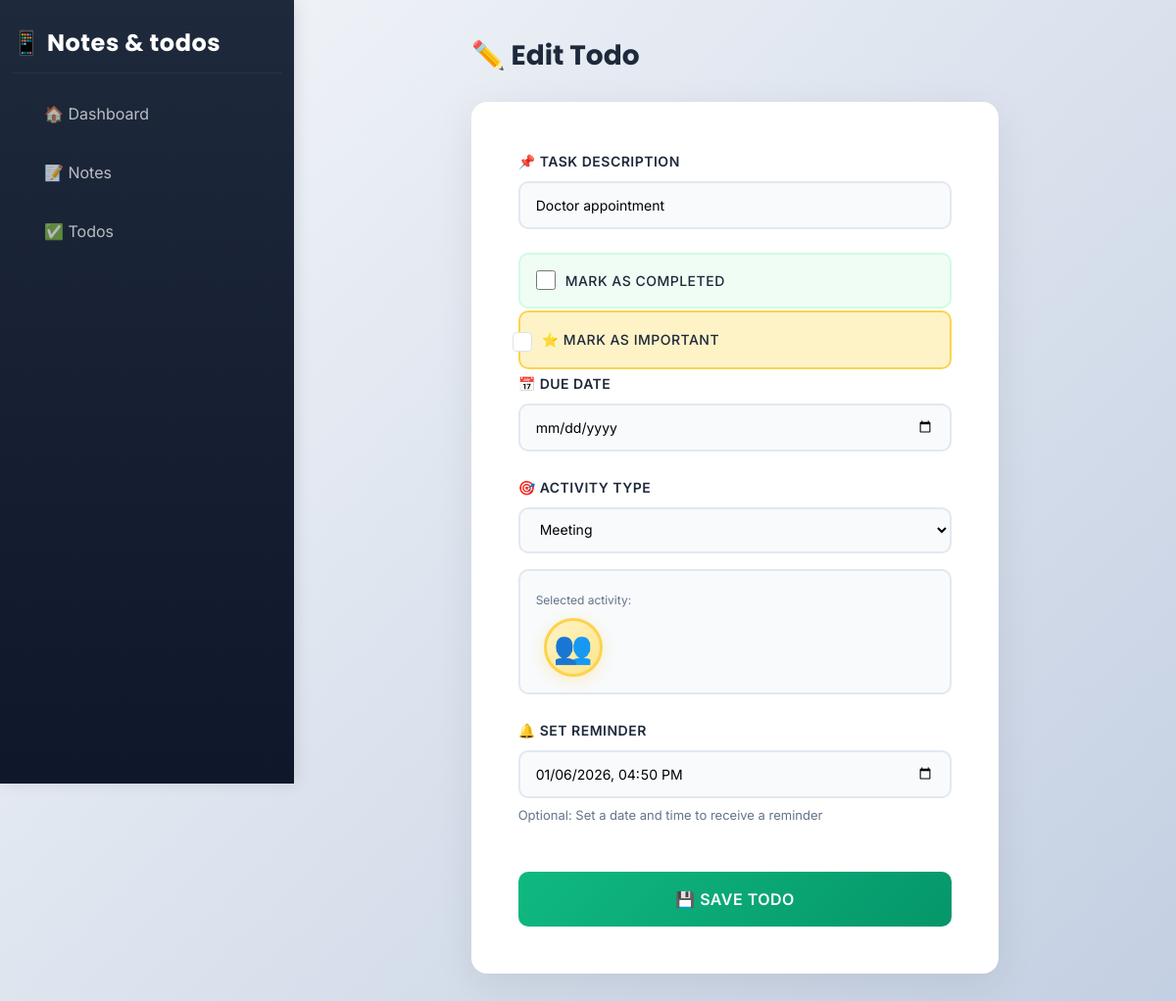
/todos/edit/50/, run on the app's committed database.
### core/models.py (models this page shows, shortened)
class Todo(models.Model):
    task = models.CharField(max_length=255)
    done = models.BooleanField(default=False)
    created_at = models.DateTimeField(auto_now_add=True)
    due_date = models.DateField(null=True, blank=True)  # optional due date
    ACTIVITY_SHOPPING = 'shopping'
    ACTIVITY_MEETING = 'meeting'
    ACTIVITY_OUTDOOR = 'outdoor'
    ACTIVITY_WORKOUT = 'workout'
    ACTIVITY_OTHER = 'custom'
    ACTIVITY_CHOICES = [
        (ACTIVITY_SHOPPING, 'Shopping'),
        (ACTIVITY_MEETING, 'Meeting'),
        (ACTIVITY_OUTDOOR, 'Outdoor'),
        (ACTIVITY_WORKOUT, 'Workout'),
        (ACTIVITY_OTHER, 'Other (custom)')
    ]
    activity = models.CharField(max_length=50, choices=ACTIVITY_CHOICES, default=ACTIVITY_OTHER)
    activity_custom = models.CharField(max_length=100, blank=True, default='')
    reminder = models.DateTimeField(null=True, blank=True)
    is_important = models.BooleanField(default=False)

### core/views.py (the view)
# urls.py: path("todos/edit/<int:id>/", views.todos_edit, name="todos_edit"),
def todos_edit(request, id):
    todo = todo_service.get_by_id(id)
    if request.method == "POST":
        success, result = todo_service.update(id, request.POST)
        if success:
            return redirect("todos_list")
        form = result
    else:
        form = todo_service.form_class(instance=todo)
    return render(request, "todos_form.html", {"form": form})

### core/services.py (called while the page is built)
    def get_by_id(self, pk):
        return get_object_or_404(self.model, pk=pk)

### core/templates/todos_form.html (shortened to what this page needs)
{% extends "layout.html" %}
{% block content %}
<div class="row">
    <div class="col-lg-8 mx-auto">
        <h2>{{ form.instance.id|yesno:"✏️ Edit Todo,➕ Add Todo" }}</h2>
        <div class="card p-5">
            <form method="post">
                <div class="form-group">
                    <label for="{{ form.task.id_for_label }}">📌 Task Description</label>
                    {{ form.task }}
                </div>
                <div class="form-check">
                    {{ form.done }}
                    <label for="{{ form.done.id_for_label }}" class="form-check-label">
                        Mark as completed
                    </label>
                </div>
                <div class="form-check" style="background-color: #fef3c7; border: 2px solid #fcd34d;">
                    {{ form.is_important }}
                    <label for="{{ form.is_important.id_for_label }}" class="form-check-label">
                        ⭐ Mark as Important
                    </label>
                </div>
                <div class="form-group">
                    <label for="{{ form.due_date.id_for_label }}">📅 Due Date</label>
                    <div class="input-group">
                        {{ form.due_date }}
                    </div>
                </div>
                <div class="form-group">
                    <label for="{{ form.activity.id_for_label }}">🎯 Activity Type</label>
                    <div class="activity-selector">
                        {{ form.activity }}
                    </div>
                    <div class="activity-preview mt-3">
                        <span style="font-size: 12px; color: #64748b;">Selected activity:</span>
                        <div id="activity-emoji-display" class="mt-2">
                            <span class="activity-badge" id="emoji-badge">🏪</span>
                        </div>
                    </div>
                </div>
                <div class="form-group">
                    <label for="{{ form.reminder.id_for_label }}">🔔 Set Reminder</label>
                    {{ form.reminder }}
                    <div class="form-text">Optional: Set a date and time to receive a reminder</div>
                </div>
                <div class="mt-5 text-center">
                    <button type="submit" class="btn btn-success btn-lg">
                        💾 Save Todo
                    </button>
                </div>
            </form>
        </div>
    </div>
</div>
{% endblock %}

### core/templates/layout.html (style rules this page uses)
* { font-family: 'Inter', sans-serif; }
h1, h2, h3, h4, h5, h6 { font-family: 'Poppins', sans-serif; font-weight: 700; }
body { background: linear-gradient(135deg, #f5f7fa 0%, #c3cfe2 100%); min-height: 100vh; }
.card { border: none; border-radius: 16px; box-shadow: 0 10px 40px rgba(0, 0, 0, 0.08); transition: all 0.3s ease; background: white; }
.form-group { margin-bottom: 24px; }
label { font-weight: 600; color: #1e293b; margin-bottom: 10px; font-size: 14px; text-transform: uppercase; letter-spacing: 0.5px; }
input[type="text"], input[type="date"], input[type="datetime-local"], select, textarea { border: 2px solid #e2e8f0; border-radius: 10px; padding: 12px 16px; font-size: 14px; transition: all 0.3s ease; background-color: #f8fafc; }
input[type="checkbox"] { width: 20px; height: 20px; cursor: pointer; accent-color: #10b981; margin-right: 10px; }
.form-check { display: flex; align-items: center; padding: 16px; background-color: #f0fdf4; border-radius: 10px; border: 2px solid #d1fae5; }
.form-check label { margin-bottom: 0; cursor: pointer; font-weight: 500; }
.form-text { font-size: 13px; color: #64748b; margin-top: 8px; font-weight: 400; }
.btn-success { background: linear-gradient(135deg, #10b981 0%, #059669 100%); border: none; padding: 14px 48px; font-weight: 600; border-radius: 10px; font-size: 16px; transition: all 0.3s ease; cursor: pointer; text-transform: uppercase; letter-spacing: 0.5px; }
.activity-badge { display: inline-flex; align-items: center; justify-content: center; width: 50px; height: 50px; border-radius: 50%; background: linear-gradient(135deg, #f3f4f6 0%, #e5e7eb 100%); font-size: 28px; border: 2px solid #d1d5db; transition: all 0.3s ease; margin: 0 8px; }
h2 { color: #1e293b; margin-bottom: 30px; font-size: 28px; }

### core/templates/todos_form.html (style rules this page uses)
.activity-selector select { width: 100%; }
.activity-preview { padding: 16px; background-color: #f8fafc; border-radius: 10px; border: 2px solid #e2e8f0; }
#emoji-badge { display: inline-flex; align-items: center; justify-content: center; width: 60px; height: 60px; border-radius: 50%; background: linear-gradient(135deg, #fef3c7 0%, #fde68a 100%); font-size: 32px; border: 3px solid #fcd34d; box-shadow: 0 4px 15px rgba(252, 211, 77, 0.3); animation: float 3s ease-in-out infinite; }
input[type="text"], input[type="date"], input[type="datetime-local"], select { width: 100%; border: 2px solid #e2e8f0; border-radius: 10px; padding: 12px 16px; font-size: 14px; transition: all 0.3s ease; background-color: #f8fafc; }
.btn-lg { padding: 16px 48px; font-size: 16px; width: 100%; }

### data on the page
Todo: instance.id "✏️ Edit Todo", task "Doctor appointment", activity "Meeting", reminder "01/06/2026 16:50"
